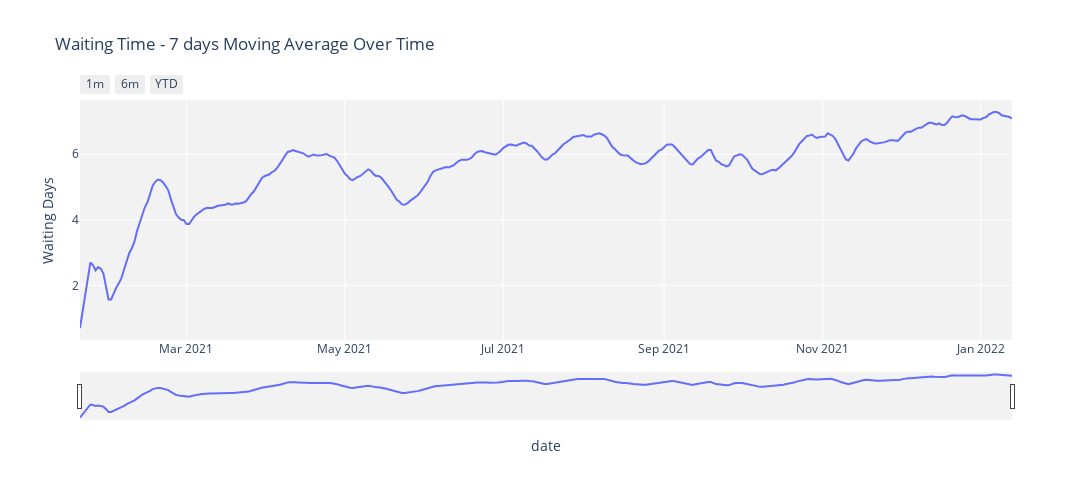

Write notebook code for a chart like this one.
### Code cell
waiting_time_df['date'] = waiting_time_df.index

fig = px.line(waiting_time_df, x = 'date', y = '7d MA', 
              title = f'Waiting Time - 7 days Moving Average Over Time')

fig.update_traces(hovertemplate='Date: %{x|%Y-%m-%d}<br>Day: %{x|%A}<br>7d MA: %{y:.1f}')

# Add buttons with dates, if applicable
date_buttons = []
date_buttons = add_date_buttons(1, waiting_time_df) # 1 month back
date_buttons = add_date_buttons(6, waiting_time_df) # 6 months back
date_buttons = add_date_buttons(12, waiting_time_df) # 12 months back
date_buttons.append(dict(count = 1, label = "YTD", step = "year", stepmode = "todate"))

fig.update_xaxes( rangeslider_visible = True, rangeselector = dict(buttons = date_buttons))
fig.update_yaxes(title_text = 'Waiting Days')
fig.update_layout(
    width=1250,
    height=500,
    plot_bgcolor = 'rgba(0,0,0,0.05)')

fig.show()

### Figure 1 — Plotly figure (JSON) as saved in the notebook; plotly's stock layout.template omitted (floating-point values rounded to 4 significant figures; data arrays with more than 128 entries replaced by an {"elided": "..."} marker saying what was removed)
{"data": [{"hovertemplate": "Date: %{x|%Y-%m-%d}<br>Day: %{x|%A}<br>7d MA: %{y:.1f}", "legendgroup": "", "line": {"color": "#636efa", "dash": "solid"}, "marker": {"symbol": "circle"}, "mode": "lines", "name": "", "orientation": "v", "showlegend": false, "type": "scatter", "x": {"elided": "360 str values"}, "xaxis": "x", "y": {"elided": "360 float values"}, "yaxis": "y"}], "layout": {"height": 500, "legend": {"tracegroupgap": 0}, "plot_bgcolor": "rgba(0, 0, 0, 0.05)", "title": {"text": "Waiting Time - 7 days Moving Average Over Time"}, "width": 1250, "xaxis": {"anchor": "y", "autorange": true, "domain": [0, 1], "range": ["2021-01-19", "2022-01-13"], "rangeselector": {"buttons": [{"count": 1, "label": "1m", "step": "month", "stepmode": "backward"}, {"count": 6, "label": "6m", "step": "month", "stepmode": "backward"}, {"count": 1, "label": "YTD", "step": "year", "stepmode": "todate"}]}, "rangeslider": {"autorange": true, "range": ["2021-01-19", "2022-01-13"], "visible": true, "yaxis": {"_template": null, "rangemode": "match"}}, "title": {"text": "date"}, "type": "date"}, "yaxis": {"anchor": "x", "autorange": true, "domain": [0, 1], "range": [0.3339, 7.656], "title": {"text": "Waiting Days"}, "type": "linear"}}}
